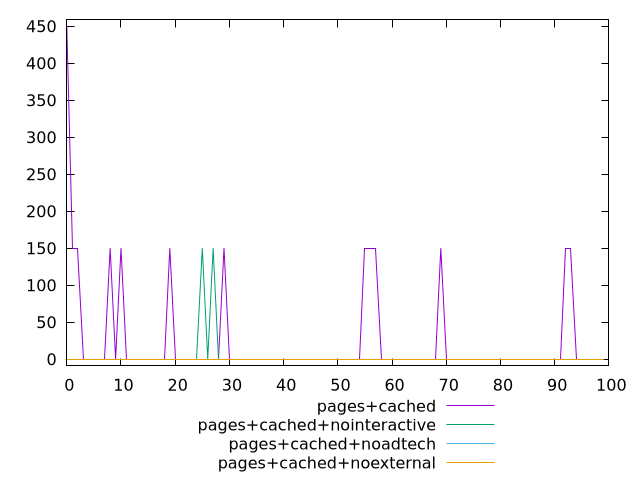

The gnuplot source for this figure:
$_pagesCached <<EOF
450
150
150
0
0
0
0
0
150
0
150
0
0
0
0
0
0
0
0
150
0
0
0
0
0
0
0
0
0
150
0
0
0
0
0
0
0
0
0
0
0
0
0
0
0
0
0
0
0
0
0
0
0
0
0
150
150
150
0
0
0
0
0
0
0
0
0
0
0
150
0
0
0
0
0
0
0
0
0
0
0
0
0
0
0
0
0
0
0
0
0
0
150
150
0
0
0
0
0
0
EOF
$_pagesCachedNointeractive <<EOF
0
0
0
0
0
0
0
0
0
0
0
0
0
0
0
0
0
0
0
0
0
0
0
0
0
150
0
150
0
0
0
0
0
0
0
0
0
0
0
0
0
0
0
0
0
0
0
0
0
0
0
0
0
0
0
0
0
0
0
0
0
0
0
0
0
0
0
0
0
0
0
0
0
0
0
0
0
0
0
0
0
0
0
0
0
0
0
0
0
0
0
0
0
0
0
0
0
0
0
0
EOF
$_pagesCachedNoadtech <<EOF
0
0
0
0
0
0
0
0
0
0
0
0
0
0
0
0
0
0
0
0
0
0
0
0
0
0
0
0
0
0
0
0
0
0
0
0
0
0
0
0
0
0
0
0
0
0
0
0
0
0
0
0
0
0
0
0
0
0
0
0
0
0
0
0
0
0
0
0
0
0
0
0
0
0
0
0
0
0
0
0
0
0
0
0
0
0
0
0
0
0
0
0
0
0
0
0
0
0
0
0
EOF
$_pagesCachedNoexternal <<EOF
0
0
0
0
0
0
0
0
0
0
0
0
0
0
0
0
0
0
0
0
0
0
0
0
0
0
0
0
0
0
0
0
0
0
0
0
0
0
0
0
0
0
0
0
0
0
0
0
0
0
0
0
0
0
0
0
0
0
0
0
0
0
0
0
0
0
0
0
0
0
0
0
0
0
0
0
0
0
0
0
0
0
0
0
0
0
0
0
0
0
0
0
0
0
0
0
0
0
0
0
EOF
set key outside below
set terminal pngcairo
set output "report_00006_2020-11-02T20-21-41.718Z/unminified-css/unminified-css_pages+cached_pages+cached+nointeractive_pages+cached+noadtech_pages+cached+noexternal.png"
set yrange [-9:459]
plot $_pagesCached title "pages+cached" with line ,$_pagesCachedNointeractive title "pages+cached+nointeractive" with line ,$_pagesCachedNoadtech title "pages+cached+noadtech" with line ,$_pagesCachedNoexternal title "pages+cached+noexternal" with line ,
